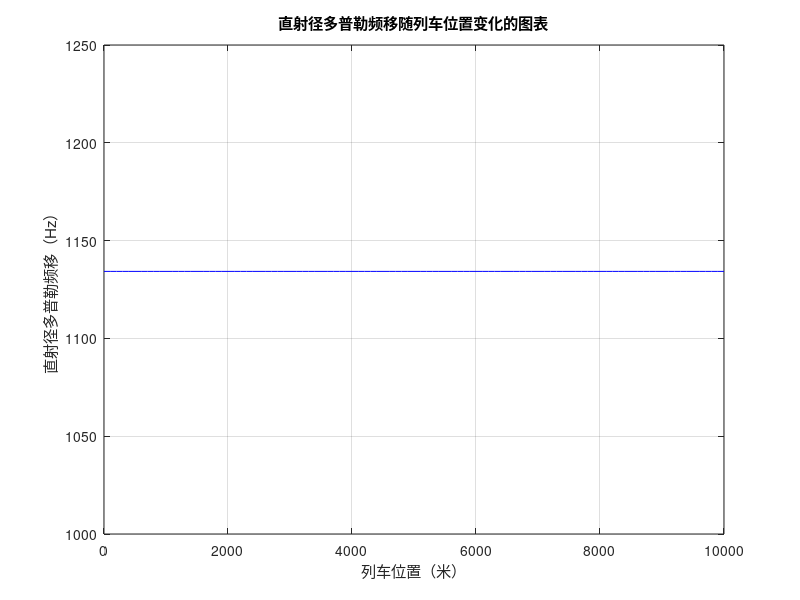

The MATLAB source for this figure:
% 信号频率
fc = 3.5e9; % Hz

% 列车速度
v = 350 * 1000 / 3600; % m/s

% 光速
c = 3e8; % m/s

% 计算直射径多普勒频移
fd = fc * v / c; % Hz

% 列车位置的变化
% 假设列车从0位置开始移动，直到某个位置
train_positions = 0:100:10000; % 0到10000米，步长为100米

% 直射径多普勒频移的值将始终为fd，因此我们创建一个与列车位置数量相同的数组
doppler_shifts = ones(size(train_positions)) * fd;

% 绘制图表
plot(train_positions, doppler_shifts, 'b');
xlabel('列车位置（米）');
ylabel('直射径多普勒频移（Hz）');
title('直射径多普勒频移随列车位置变化的图表');
grid on;
